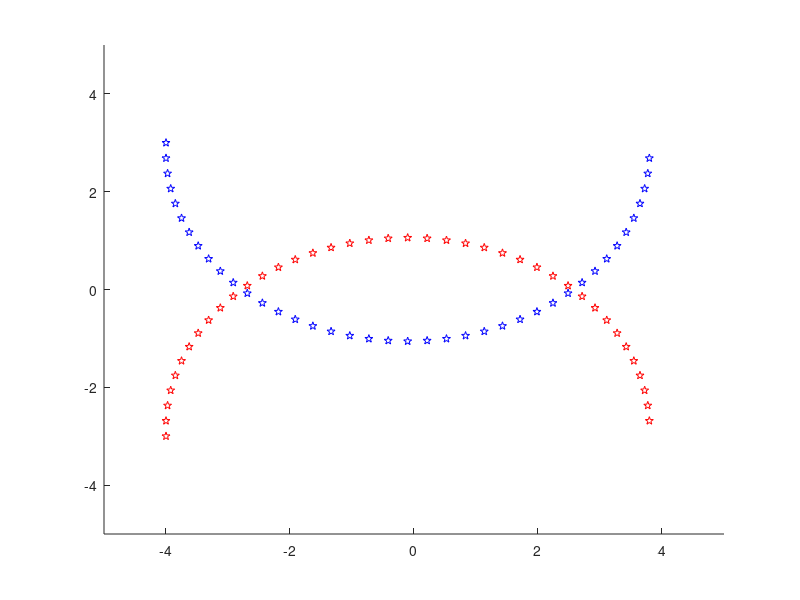
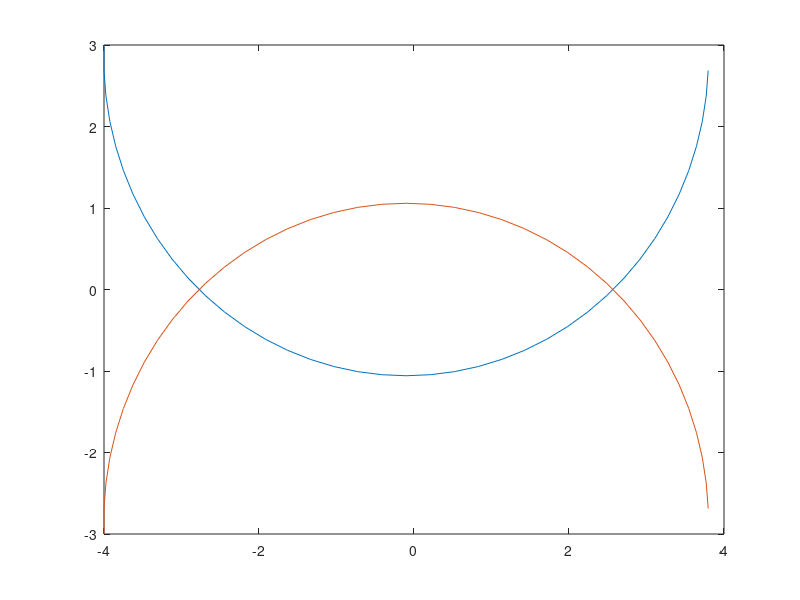

MATLAB code for these plots, in order: (Note: this script raises an error after producing the figures.)

clc;
clear;
%close all;
c_1 = [0;3];
c_2 = [0;-3];
r = 4;
% c_1 = [-3;4];
% c_2 = [4;1];
r1 = r;
r2 = r;
d2 = sum((c_2-c_1).^2);
P0 = (c_1+c_2)/2+(r1^2-r2^2)/d2/2*(c_2-c_1);
t = ((r1+r2)^2-d2)*(d2-(r2-r1)^2);
if t <= 0
    fprintf('The circles don''t intersect.\n')
else
    T = sqrt(t)/d2/2*[0 -1;1 0]*(c_2-c_1);
    Pa = P0 - T; % Pa and Pb are circles' intersection points
    Pb = P0 + T;
end
total_t = 40;
avg_vel = 2*pi*r/total_t;

th = pi:pi/39:2*pi;
del_t = total_t/(2*length(th));
steps = total_t/del_t;

Xunit_1=[];
Yunit_1=[];
Xunit_2=[];
Yunit_2=[];
Vxunit_2=[];
Vyunit_2=[];
xnow_1 = c_1(1)-r;
ynow_1 = c_1(2);
xnow_2 = c_2(1)-r;
ynow_2 = c_2(2);

axis([-5  5  -5  5])
for i=1:length(th)
    xunit_1 = xnow_1;
    yunit_1 = ynow_1;
    Xunit_1 = [Xunit_1,xunit_1];
    Yunit_1 = [Yunit_1,yunit_1];
    
    xunit_2 = xnow_2;
    yunit_2 = ynow_2;
    Xunit_2 = [Xunit_2,xunit_2];
    Yunit_2 = [Yunit_2,yunit_2];
    
    hold on
    h_1 = plot(xunit_1, yunit_1,'bp');
    h_2 = plot(xunit_2, yunit_2,'rp');
    pause(0.5);
    xdel_1 = avg_vel*(-sin(th(i)))*del_t;
    ydel_1 = avg_vel*(cos(th(i)))*del_t;
    xnow_1 = xdel_1 + xunit_1;
    ynow_1 = ydel_1 + yunit_1;
    
    xdel_2 = -avg_vel*(-sin(2*pi-th(i)))*del_t; %compared to 1 direction of motion is opposite for 2
    ydel_2 = -avg_vel*(cos(2*pi-th(i)))*del_t;
    xnow_2 = xdel_2 + xunit_2;
    ynow_2 = ydel_2 + yunit_2;
    Vxunit_2 = [Vxunit_2;-avg_vel*(-sin(2*pi-th(i)))]; %Vxunit_2 is used to plot the velocity profile
    Vyunit_2 = [Vyunit_2;-avg_vel*(cos(2*pi-th(i)))];
end
figure
poly1 = plot(Xunit_1,Yunit_1);
hold on
poly2 = plot(Xunit_2,Yunit_2);
% y_d = [Yunit_2(Yunit_2<Yunit_1) Yunit_1(Yunit_1<Yunit_2)]; 
% plot(Xunit_1,y_d,'k-o')

critical_trivial_x = [Pa(1),Pb(1)];
critical_trivial_y = [Pa(2),Pb(2)];
%find index of values closest to critical points/points of inetrsection
[ x_ntreq1, x_id1 ] = min( abs( Xunit_1-critical_trivial_x(1) ) );
[ x_ntreq2, x_id2 ] = min( abs( Xunit_1-critical_trivial_x(2) ) );
%due to discretization error just extend the bounds by 1 on both the sides
if x_id1>1
    x_id1 = x_id1 - 1;
end
if x_id2 < length(Xunit_1)
    x_id2 = x_id2 + 1;
end
x_inter1 = Xunit_1(x_id1:x_id2);
x_inter2 = fliplr(x_inter1);
x_inter = [x_inter1,x_inter2];


%update the critical points
critical_x = [x_inter1(1),x_inter1(end)];
critical_y = [Yunit_2(x_id1),Yunit_2(x_id2)];
%%Optimize the overlap area
%Robo is nothing but unit_2
robo_start  = [Xunit_2(1),Yunit_2(1)];
robo_end  = [Xunit_2(end),Yunit_2(end)];

%extended points are for mpc loop as the robo_dest goes beyond 1xlength(th)
Xunit_1_ex = Xunit_1;
Yunit_1_ex = Yunit_1;

Xunit_2_ex = Xunit_2;
Yunit_2_ex = Yunit_2;
th_ex = 0:pi/39:pi;

xunit_1_ex = xunit_1;
yunit_1_ex = yunit_1;
xunit_2_ex = xunit_2;
yunit_2_ex = yunit_2;
for i=2:length(th_ex) %i=1 corresponds to th_ex=0 which is same as th=2*pi
    xdel_1_ex = avg_vel*(-sin(th_ex(i)))*del_t;
    ydel_1_ex = avg_vel*(cos(th_ex(i)))*del_t;
    
    xdel_2_ex = -avg_vel*(-sin(2*pi-th_ex(i)))*del_t; %compared to 1 direction of motion is opposite for 2
    ydel_2_ex = -avg_vel*(cos(2*pi-th_ex(i)))*del_t;
    
    xnow_1_ex = xdel_1_ex + xunit_1_ex;
    ynow_1_ex = ydel_1_ex + yunit_1_ex;
    xunit_1_ex = xnow_1_ex;
    yunit_1_ex = ynow_1_ex;
    Xunit_1_ex = [Xunit_1_ex,xunit_1_ex];
    Yunit_1_ex = [Yunit_1_ex,yunit_1_ex];
    xnow_2_ex = xdel_2_ex + xunit_2_ex;
    ynow_2_ex = ydel_2_ex + yunit_2_ex;
    xunit_2_ex = xnow_2_ex;
    yunit_2_ex = ynow_2_ex;
    Xunit_2_ex = [Xunit_2_ex,xunit_2_ex];
    Yunit_2_ex = [Yunit_2_ex,yunit_2_ex];
end

%del_t = 1.0; % Time duration between two timesteps delt
n = 12; % n has to be divisible by 4
w1 = 0.2; %Weights for cost
w2 = 0.8;
x_id_count = 1;
robo_v_start = [0,0]; % start velocity of the robo
robo_traj = [];
robo_vel = [];

for i = 1:length(th)
    [Vx, Vy, Px, Py] = call_mpc(n,del_t,robo_start,Xunit_2_ex(i:n+i-1),Yunit_2_ex(i:n+i-1) ...
                        ,Yunit_1_ex(i:n+i-1),critical_x,robo_v_start,x_id1,x_id2,x_id_count,w1,w2);
    robo_start =  [Px(1) Py(1)];
    robo_v_start = [Vx(1) Vy(1)];
    robo_traj = [robo_traj;robo_start]; %stores the optimized trajectory of the robot 
    robo_vel = [robo_vel;robo_v_start]; %stores the optimized velocity of the robot
    x_id_count = x_id_count + 1;
end

call_plot(robo_traj,Xunit_1,Yunit_1,Xunit_2,Yunit_2,robo_vel,Vxunit_2,Vyunit_2,w1,w2);
